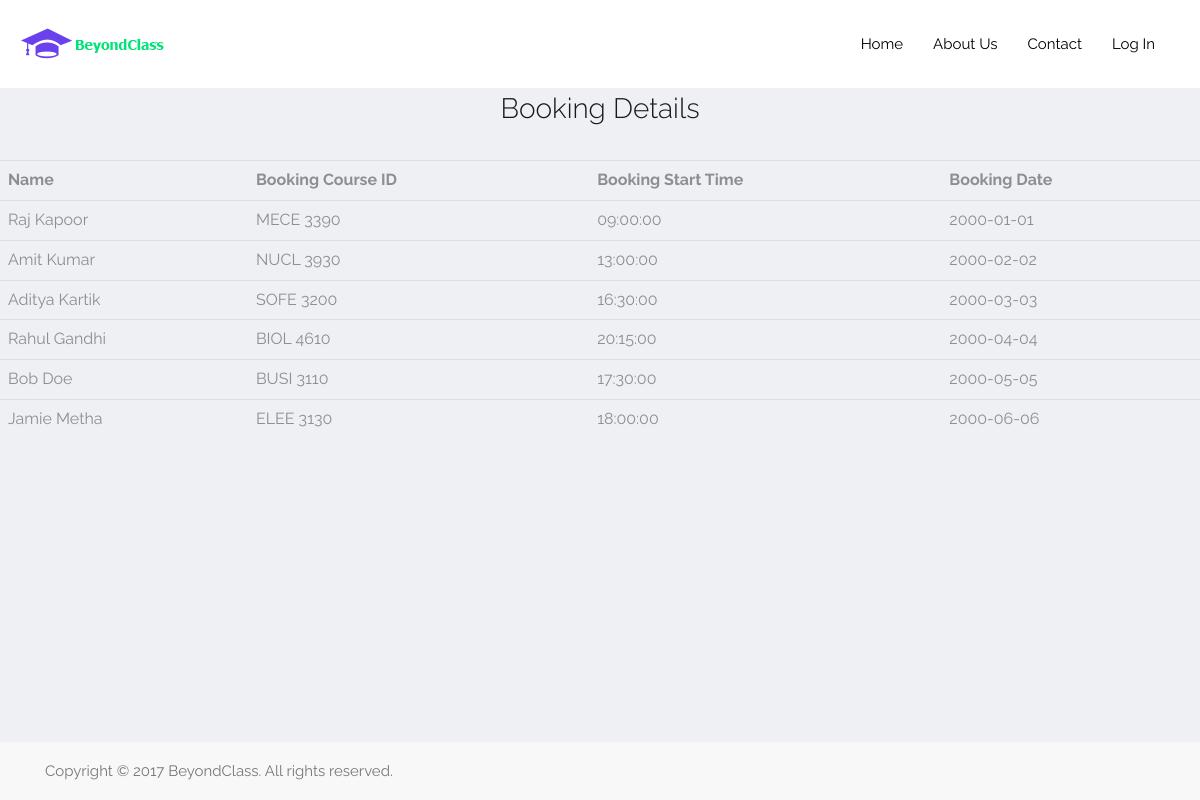
Screenshot of /views/customFour.php with the database file from the repository.
### tables this page shows
CREATE TABLE IF NOT EXISTS `BOOKING` (
  `Booking_ID` int(9) NOT NULL,
  `Tutor_ID` int(9) NOT NULL,
  `S_ID` int(9) NOT NULL,
  `Booking_Course_ID` varchar(10) NOT NULL,
  `StartTime` time NOT NULL,
  `EndTime` time NOT NULL,
  `Date` date NOT NULL,
  PRIMARY KEY (`Booking_ID`),
  KEY `S_ID` (`S_ID`),
  KEY `Booking_Course_ID` (`Booking_Course_ID`),
  KEY `Date` (`Date`)
);

CREATE TABLE IF NOT EXISTS `TUTOR` (
  `Tutor_ID` int(9) NOT NULL,
  `Name` varchar(225) NOT NULL,
  `Course_ID` varchar(225) NOT NULL,
  `GPA` float NOT NULL,
  `Cost` float DEFAULT NULL,
  `Date_Available` date DEFAULT NULL,
  `Time` float DEFAULT NULL,
  `Password` varchar(255) DEFAULT NULL,
  PRIMARY KEY (`Tutor_ID`),
  KEY `Course_ID` (`Course_ID`)
);

### views/customFour.php (the view, shortened to what this page needs)
<?php
	include_once("../main/header.php");
	$sql = "SELECT T.Name, B.Booking_Course_ID, B.StartTime, B.Date
			FROM TUTOR AS T
			RIGHT JOIN BOOKING AS B
			ON T.Tutor_ID = B.Tutor_ID";
	$result = mysqli_query($db, $sql);
?>
<html>
  <head>
		<link rel="stylesheet" type="text/css" href="http://evanhahn.com/wp-content/uploads/2011/08/nonselect.css">
	</head>
	<body>
		<h3 align="center">Booking Details</h3>
		<table class="table table-hover">
			<tr>
				<th>Name</th>
				<th> Booking Course ID</th>
		        <th> Booking Start Time </th>
		        <th> Booking Date </th>
			</tr>
			<?php
				while($row = mysqli_fetch_assoc($result)){
					echo "<tr>";
					echo "<td>" . $row['Name'] . "</td>";
					echo "<td>" . $row['Booking_Course_ID'] . "</td>";
					echo "<td>" . $row['StartTime'] . "</td>";
					echo "<td>" . $row['Date'] . "</td>";
					echo "</tr>";
				}
			?>
		</table>
	</body>
</html>

### rows the page displays
booking: Tutor_ID.Name "Raj Kapoor", Booking_Course_ID "MECE 3390", StartTime "09:00:00", Date "2000-01-01"
booking: Tutor_ID.Name "Amit Kumar", Booking_Course_ID "NUCL 3930", StartTime "13:00:00", Date "2000-02-02"
booking: Tutor_ID.Name "Aditya Kartik", Booking_Course_ID "SOFE 3200", StartTime "16:30:00", Date "2000-03-03"
booking: Tutor_ID.Name "Rahul Gandhi", Booking_Course_ID "BIOL 4610", StartTime "20:15:00", Date "2000-04-04"
booking: Tutor_ID.Name "Bob Doe", Booking_Course_ID "BUSI 3110", StartTime "17:30:00", Date "2000-05-05"
booking: Tutor_ID.Name "Jamie Metha", Booking_Course_ID "ELEE 3130", StartTime "18:00:00", Date "2000-06-06"
